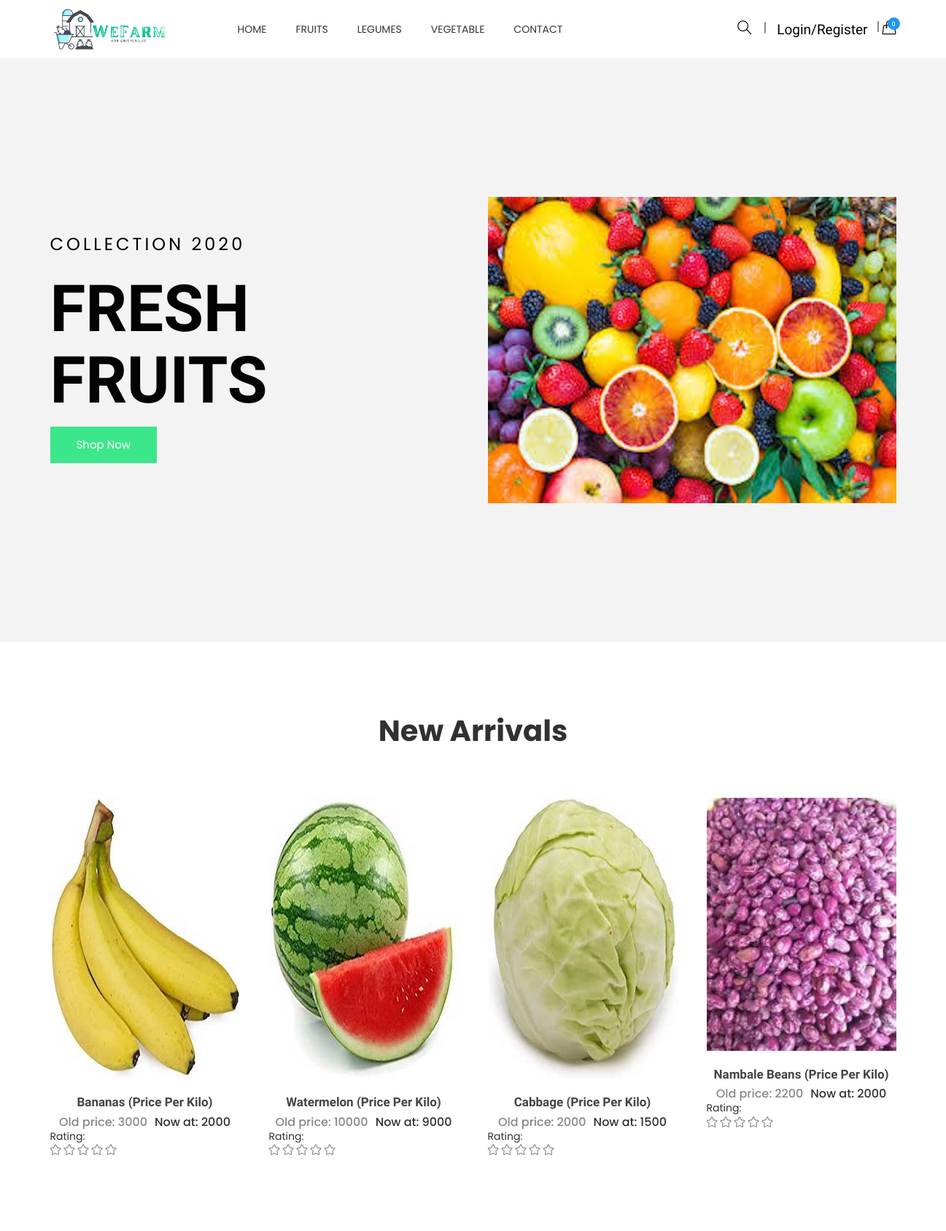
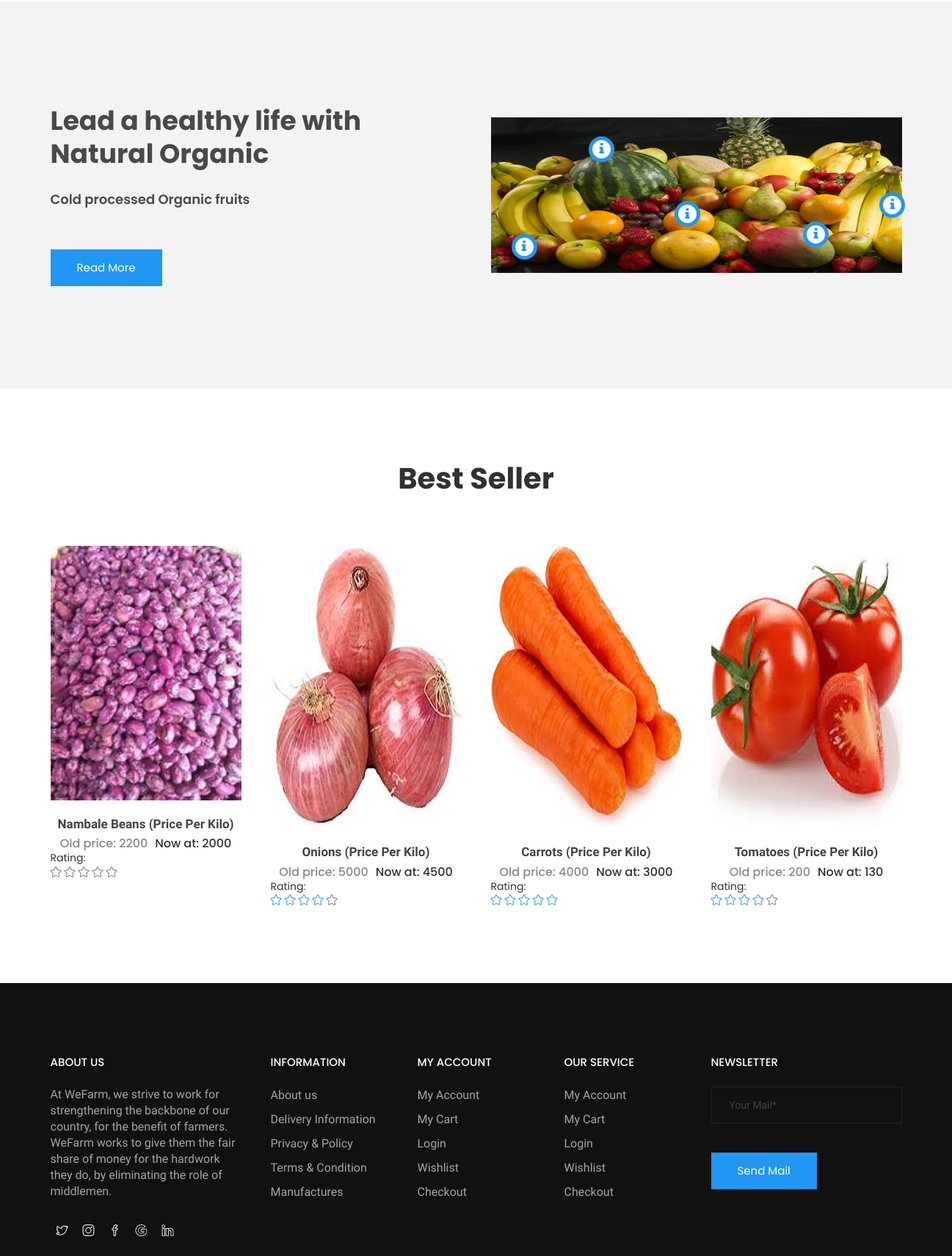
The page / (upper part) on the database its author committed (2 pictures, top to bottom).
### tables this page shows
CREATE TABLE `categories` (
  `id` int(11) NOT NULL,
  `categories` varchar(255) NOT NULL,
  `status` tinyint(4) NOT NULL
);

CREATE TABLE `product` (
  `id` int(11) NOT NULL,
  `categories_id` int(11) NOT NULL,
  `sub_categories_id` int(11) NOT NULL,
  `name` varchar(255) NOT NULL,
  `oldprice` float NOT NULL,
  `price` float NOT NULL,
  `qty` int(11) NOT NULL,
  `image` varchar(255) NOT NULL,
  `short_desc` varchar(2000) NOT NULL,
  `description` text NOT NULL,
  `best_seller` int(11) NOT NULL,
  `meta_title` varchar(2000) NOT NULL,
  `meta_desc` varchar(2000) NOT NULL,
  `meta_keyword` varchar(2000) NOT NULL,
  `added_by` int(11) NOT NULL,
  `status` tinyint(4) NOT NULL,
  `Rating` int(11) NOT NULL
);

### add_to_cart.inc.php (called while the page is built, shortened)
<?php
class add_to_cart{
	function totalProduct(){
		if(isset($_SESSION['cart'])){
			return count($_SESSION['cart']);
		}else{
			return 0;
		}
	}
}
?>

### functions.inc.php (called while the page is built, shortened)
<?php
function get_product($con,$limit='',$cat_id='',$product_id='',$search_str='',$sort_order='',$is_best_seller='',$sub_categories=''){
	$sql="select product.*, categories.categories, admin_users.username as seller_name
	      from product
	      INNER JOIN categories ON product.categories_id=categories.id
	      LEFT JOIN admin_users ON product.added_by=admin_users.id
	      where product.status=1 ";
	if($is_best_seller!=''){
		$sql.=" and product.best_seller=1 ";
	}
	if($sort_order!=''){
		$sql.=$sort_order;
	}else{
		$sql.=" order by product.id desc ";
	}
	if($limit!=''){
		$sql.=" limit $limit";
	}
	$res=mysqli_query($con,$sql);
	$data=array();
	while($row=mysqli_fetch_assoc($res)){
		$data[]=$row;
	}
	return $data;
}
?>

### index.php (the view, shortened to what this page needs)
<?php require('top.php')?>
        <div class="slider__container slider--one bg__cat--3">
            <div class="slide__container slider__activation__wrap owl-carousel">
                <div class="single__slide animation__style01 slider__fixed--height">
                    <div class="container">
                        <div class="row align-items__center">
                            <div class="col-md-7 col-sm-7 col-xs-12 col-lg-6">
                                <div class="slide">
                                    <div class="slider__inner">
                                        <h2>collection 2020</h2>
                                        <h1>FRESH FRUITS</h1>
                                        <div class="cr__btn">
                                            <a href="#here">Shop Now</a>
                                        </div>
                                    </div>
                                </div>
                            </div>
                            <div class="col-lg-6 col-sm-5 col-xs-12 col-md-5">
                                <div class="slide__thumb">
                                    <img src="images/slider/fornt-img/1.png" alt="slider images">
                                </div>
                            </div>
                        </div>
                    </div>
                </div>
            </div>
        </div>
        <section class="htc__category__area ptb--100" id="here">
            <div class="container">
                <div class="row">
                    <div class="col-xs-12">
                        <div class="section__title--2 text-center">
                            <h2 class="title__line">New Arrivals</h2>
                        </div>
                    </div>
                </div>
                <div class="htc__product__container">
                    <div class="row">
                        <div class="product__list clearfix mt--30">
							<?php
							$get_product=get_product($con,4);
							foreach($get_product as $list){
                                $rating = $list['Rating']
							?>
                            <div class=" card col-lg-3 col-sm-4 col-xs-12 mb-4">
                                <div class="category ">
                                    <div class="ht__cat__thumb">
                                        <a href="product.php?id=<?php echo $list['id']?>">
                                            <img src="<?php echo PRODUCT_IMAGE_SITE_PATH.$list['image']?>" alt="product images">
                                        </a>
                                    </div>
                                    <div class="fr__hover__info">
										<ul class="product__action">
										</ul>
									</div>
                                    <div class="fr__product__inner">
                                    <?php $qty = "(Price per Kilo)"; ?>
                                        <h4><a href="product.php?id=<?php echo $list['id']?>"><?php echo $list['name']?> <?php echo $qty?></a></h4>
                                        <ul class="fr__pro__prize">
                                        <?php $oldPriceLabel = "Old price:";
                                        $newprice="Now at:"?>
                                            <li class="old__prize"><?php echo $oldPriceLabel; ?> <?php echo $list['oldprice']?></li>
                                            <li><?php echo $newprice; ?> <?php echo $list['price']?></li>
                                        </ul>
                                    </div>
                                    <h4>Rating: </h4>
                                        <ul class="rating">
                                <?php
                                for ($i=0; $i < 5-$rating; $i++) {
                                    echo '<li class="old"><i class="icon-star icons"></i></li>';
                                } ?>
                                </div>
                            </div>
							<?php } ?>
                        </div>
                    </div>
                </div>
            </div>
        </section>
         <section class="htc__good__sale bg__cat--3">
            <div class="container">
                <div class="row">
                    <div class="col-md-6 col-lg-6 col-sm-6 col-xs-12">
                        <div class="fr__prize__inner">
                            <h2>Lead a healthy life with Natural Organic</h2>
                            <h3>Cold processed Organic fruits</h3>
                            <a class="fr__btn" id="change" href="#">Read More</a>
                        </div>
                    </div>
                    <div class="col-md-6 col-lg-6 col-sm-6 col-xs-12">
                        <div class="prize__inner">
                            <div class="prize__thumb">
                                <img src="images/banner/big-img/1.png" alt="banner images">
                            </div>
                            <div class="banner__info">
                                <div class="pointer__tooltip pointer--3 align-left">
                                </div>
                                <div class="pointer__tooltip pointer--4 align-top">
                                </div>
                                <div class="pointer__tooltip pointer--5 align-bottom">
                                </div>
                                <div class="pointer__tooltip pointer--6 align-top">
                                </div>
                                <div class="pointer__tooltip pointer--7 align-top">
                                </div>
                            </div>
                        </div>
                    </div>
                </div>
            </div>
        </section>
        <section class="ftr__product__area ptb--100">
            <div class="container">
                <div class="row">
                    <div class="col-xs-12">
                        <div class="section__title--2 text-center">
                            <h2 class="title__line">Best Seller</h2>
                        </div>
                    </div>
                </div>
                <div class="row">
                    <div class="product__list clearfix mt--30">
							<?php
							$get_product=get_product($con,4,'','','','','yes');
							foreach($get_product as $list){
                                $rating = $list['Rating'];
							?>
                            <div class="col-md-4 col-lg-3 col-sm-4 col-xs-12">
                                <div class="category">
                                    <div class="ht__cat__thumb">
                                        <a href="product.php?id=<?php echo $list['id']?>">
                                            <img src="<?php echo PRODUCT_IMAGE_SITE_PATH.$list['image']?>" alt="product images">
                                        </a>
                                    </div>
                                    <div class="fr__hover__info">
										<ul class="product__action">
										</ul>
									</div>
                                    <div class="fr__product__inner">
                                    <?php $qty = "(Price per Kilo)"; ?>
                                    <h4><a href="product.php?id=<?php echo $list['id']?>"><?php echo $list['name']?> <?php echo $qty?></a></h4>
                                        <ul class="fr__pro__prize">
                                        <?php $oldPriceLabel = "Old price:";
                                        $newprice="Now at:"?>
                                            <li class="old__prize"><?php echo $oldPriceLabel; ?> <?php echo $list['oldprice']?></li>
                                            <li><?php echo $newprice; ?> <?php echo $list['price']?></li>
                                        </ul>
                                    </div>
                                </div>
                                <h4>Rating: </h4>
                                        <ul class="rating">
                                <?php
                                for ($i=0; $i < $rating; $i++) {
                                    echo '<li><i class="icon-star icons"></i></li>';
                                }
                                for ($i=0; $i < 5-$rating; $i++) {
                                    echo '<li class="old"><i class="icon-star icons"></i></li>';
                                } ?>
                            </div>
							<?php } ?>
                        </div>
                </div>
            </div>
        </section>
<?php require('footer.php')?>

### top.php (shortened to what this page needs)
<?php
require('connection.inc.php');
require('functions.inc.php');
require('add_to_cart.inc.php');
$cat_res=mysqli_query($con,"select * from categories where status=1 order by categories asc");
$cat_arr=array();
while($row=mysqli_fetch_assoc($cat_res)){
	$cat_arr[]=$row;
}
$obj=new add_to_cart();
$totalProduct=$obj->totalProduct();
?>
<!doctype html>
<html class="no-js" lang="en">
<head>
    <link rel="stylesheet" href="css/bootstrap.min.css">
    <link rel="stylesheet" href="css/owl.carousel.min.css">
    <link rel="stylesheet" href="css/owl.theme.default.min.css">
    <link rel="stylesheet" href="css/core.css">
    <link rel="stylesheet" href="css/shortcode/shortcodes.css">
    <link rel="stylesheet" href="style.css">
    <link rel="stylesheet" href="css/responsive.css">
    <link rel="stylesheet" href="css/custom.css">
</head>
<body>
    <div class="wrapper">
        <header id="htc__header" class="htc__header__area header--one">
            <div id="sticky-header-with-topbar" class="mainmenu__wrap sticky__header">
                <div class="container">
                    <div class="row">
                        <div class="menumenu__container clearfix">
                            <div class="col-lg-2 col-md-2 col-sm-3 col-xs-5">
                                <div class="logo">
                                     <a href="index.php"><img src="images/logo/7.png" alt="logo images"></a>
                                </div>
                            </div>
                            <div class="col-md-7 col-lg-6 col-sm-5 col-xs-3">
                                <nav class="main__menu__nav hidden-xs hidden-sm">
                                    <ul class="main__menu">
                                        <li class="drop"><a href="index.php">Home</a></li>
                                        <?php
										foreach($cat_arr as $list){
											?>
											<li class="drop"><a href="categories.php?id=<?php echo $list['id']?>"><?php echo $list['categories']?></a>
											</li>
											<?php
										}
										?>
                                        <li><a href="contact.php">contact</a></li>
                                    </ul>
                                </nav>
                            </div>
                            <div class="col-md-3 col-lg-4 col-sm-4 col-xs-4">
                                <div class="header__right">
									<?php
									$class="mr15";
									?>
									<div class="header__search search search__open <?php echo $class?>">
                                        <a href="#" onclick="focusearch()"><i class="icon-magnifier icons"></i></a>
                                    </div>
                                    <div class="header__account">
										<?php if(isset($_SESSION['USER_LOGIN'])){
											?>
											<nav class="navbar navbar-expand-lg navbar-light bg-light">
											   <button class="navbar-toggler" type="button" data-toggle="collapse" data-target="#navbarSupportedContent" aria-controls="navbarSupportedContent" aria-expanded="false" aria-label="Toggle navigation">
												<span class="navbar-toggler-icon"></span>
											  </button>
											  <div class="collapse navbar-collapse" id="navbarSupportedContent">
												<ul class="navbar-nav mr-auto">
												  <li class="nav-item dropdown">
													<a class="nav-link dropdown-toggle" href="#" id="navbarDropdown" role="button" data-toggle="dropdown" aria-haspopup="true" aria-expanded="false">
													  Hi <?php echo $_SESSION['USER_NAME']?>
													</a>
													<div class="dropdown-menu" aria-labelledby="navbarDropdown">
													  <a class="dropdown-item" href="my_order.php">My Orders</a>
													  <a class="dropdown-item" href="profile.php">Profile</a>
													  <div class="dropdown-divider"></div>
													  <a class="dropdown-item" href="logout.php">Logout</a>
													</div>
												  </li>
												</ul>
											  </div>
											</nav>
											<?php
										}else{
											echo '<a href="login.php" id="onchange" class="mr15">Login/Register</a>';
										}
										?>
                                    </div>
                                    <div class="htc__shopping__cart">
										<a class="cart__menu" href="#"><i class="icon-handbag icons"></i></a>
                                        <a href="cart.php"><span class="htc__qua"><?php echo $totalProduct?></span></a>
                                    </div>
                                </div>
                            </div>
                        </div>
                    </div>
                </div>
            </div>
        </header>

### rows shown on the page
categories: categories "FRUITS"
categories: categories "LEGUMES"
categories: categories "VEGETABLE"
product: image (picture), name "Bananas", qty "(Price Per Kilo)", oldPriceLabel "Old price:", oldprice "3000", newprice "Now at:", price "2000", Rating 0 (drawn)
product: image (picture), name "Watermelon", qty "(Price Per Kilo)", oldPriceLabel "Old price:", oldprice "10000", newprice "Now at:", price "9000", Rating 0 (drawn)
product: image (picture), name "Cabbage", qty "(Price Per Kilo)", oldPriceLabel "Old price:", oldprice "2000", newprice "Now at:", price "1500", Rating 0 (drawn)
product: image (picture), name "Nambale Beans", qty "(Price Per Kilo)", oldPriceLabel "Old price:", oldprice "2200", newprice "Now at:", price "2000", Rating 0 (drawn)
product: image (picture), name "Onions", qty "(Price Per Kilo)", oldPriceLabel "Old price:", oldprice "5000", newprice "Now at:", price "4500", Rating 4 (drawn)
product: image (picture), name "Carrots", qty "(Price Per Kilo)", oldPriceLabel "Old price:", oldprice "4000", newprice "Now at:", price "3000", Rating 5 (drawn)
product: image (picture), name "Tomatoes", qty "(Price Per Kilo)", oldPriceLabel "Old price:", oldprice "200", newprice "Now at:", price "130", Rating 4 (drawn)

### other values the page prints
$totalProduct "0"
